Frame 1 (no input): blank canvas, image omitted
Frame 60 (no input): blank canvas, image omitted
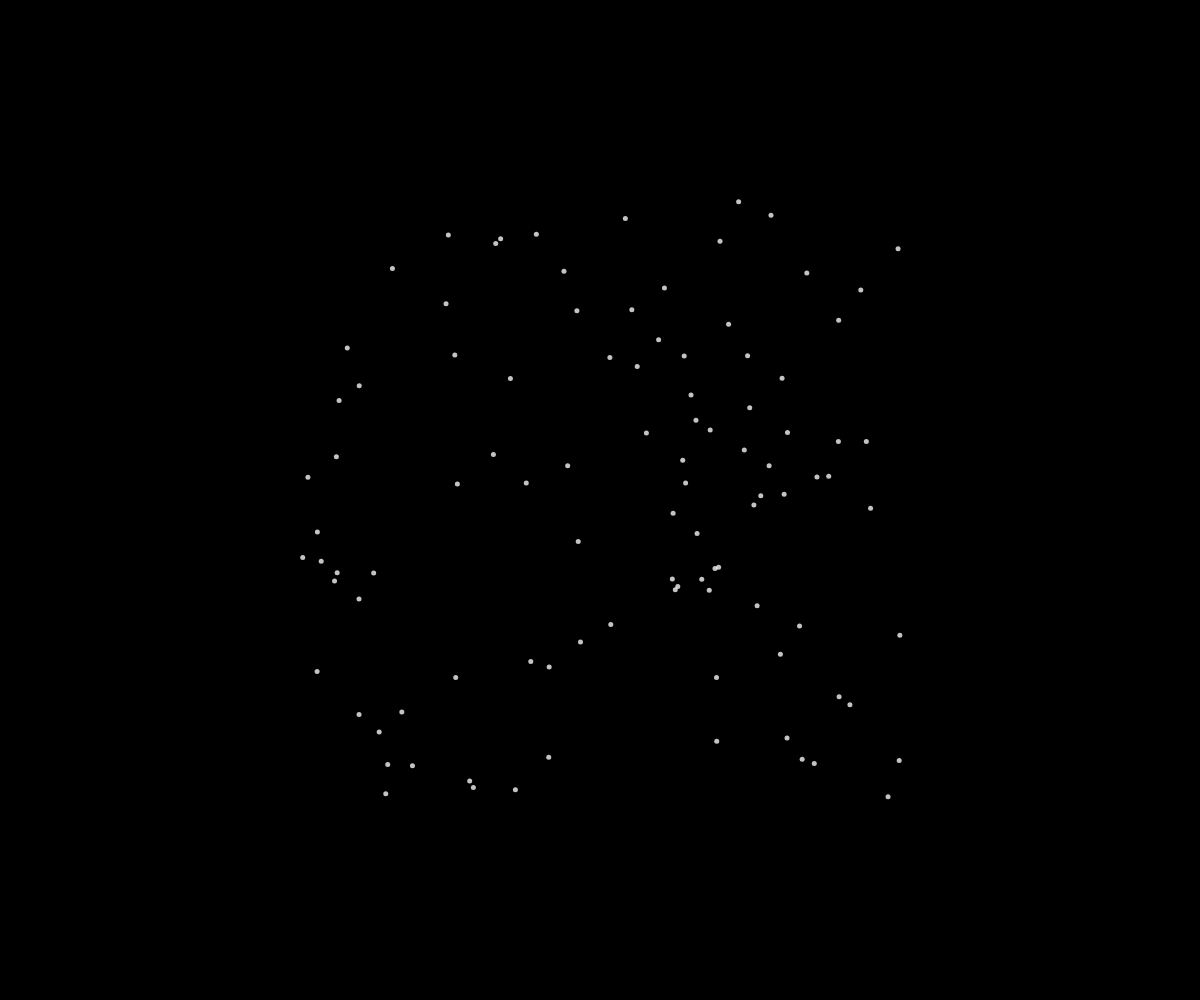
Frame 120 (the mouse pressed at the canvas centre since frame 60)

The p5.js sketch whose frames 1 and 60 were blank and that drew this single picture after the mouse press (run headless with seeded random() and noise() and a simulated clock; from frame 60 on, the mouse is pressed at the canvas centre):

// p5.js sketch
// ── sketch.js
// OOP fireworks

class Spark {
  constructor(x, y, dx, dy) {
    this.x = x;
    this.y = y;
    this.dx = dx;
    this.dy = dy;
    this.r = 255;
    this.g = 255;
    this.b = 255;
    this.a = 255;
    this.size = 5;
  }

  display() {
    noStroke();
    fill(this.r, this.g, this.b, this.a);
    circle(this.x, this.y, this.size);
  }

  update() {
    this.x += this.dx;
    this.y += this.dy;

    this.a--;
  }

  isDead() {
    return this.a <= 0;
  }
}

let fireworks = [];

function setup() {
  createCanvas(windowWidth, windowHeight);
}

function draw() {
  background("black");
  for (let i = fireworks.length - 1; i >= 0; i--) {
    fireworks[i].update();
    fireworks[i].display();

    if (fireworks[i].isDead()) {
      fireworks.splice(i, 1);
    }
  }
}

function mousePressed() {
  for (let i = 0; i < 100; i++) {
    spawnSpark();
  }
}

function mouseClicked() {
  for (let i = 0; i < 100; i++) {
    spawnSpark();
  }
}

function mouseReleased() {
  for (let i = 0; i < 100; i++) {
    spawnSpark();
  }
}

function spawnSpark() {
  let fire = new Spark(mouseX, mouseY, random(-5, 5), random(-5, 5));
  fireworks.push(fire);
}
